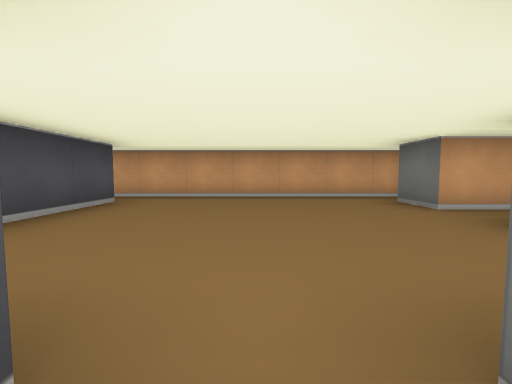
View 1 (above)

22 first-person views from a walk through a cub3D level. The camera is about half as high as the walls, tilts 4° down and sees 90° across. The floor is counted in squares. Each view is taken from the middle of a square. On the plan, view 1 faces up. The plan holds only what a view shows up to about 9 squares ahead; the rest is blank.

View 2
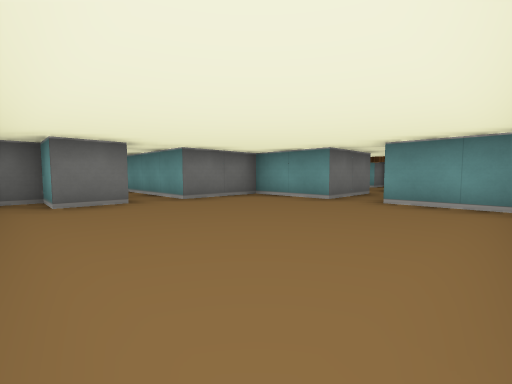

View 3
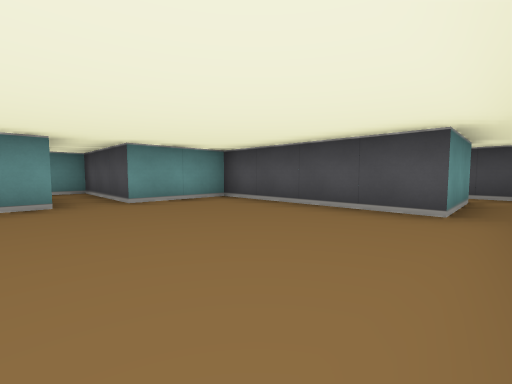

View 4
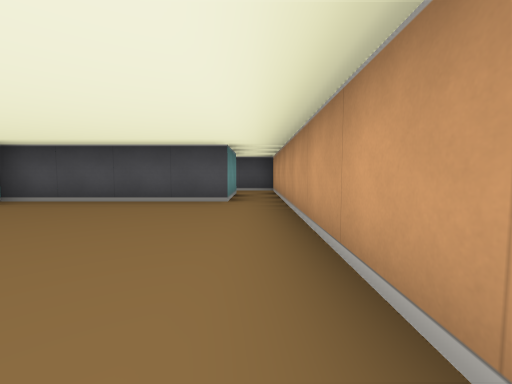

View 5
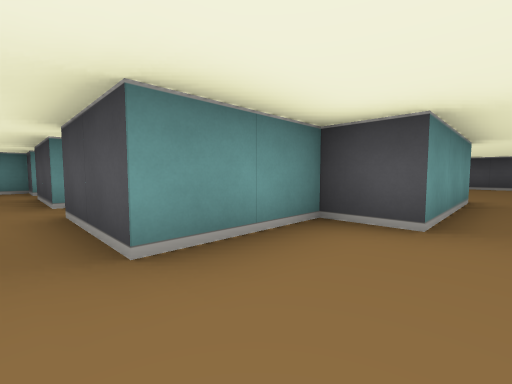

View 6
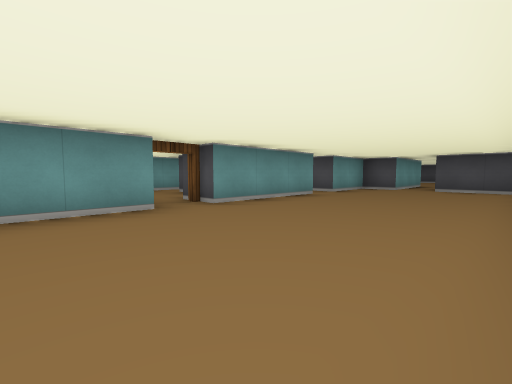

View 7
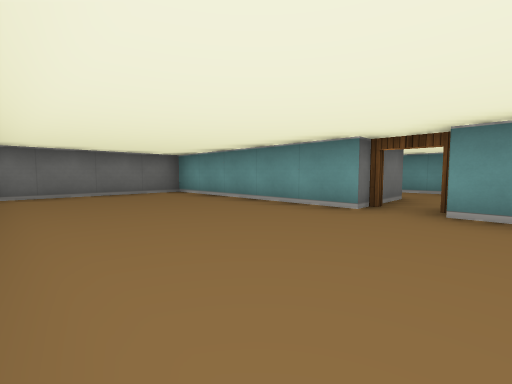

View 8
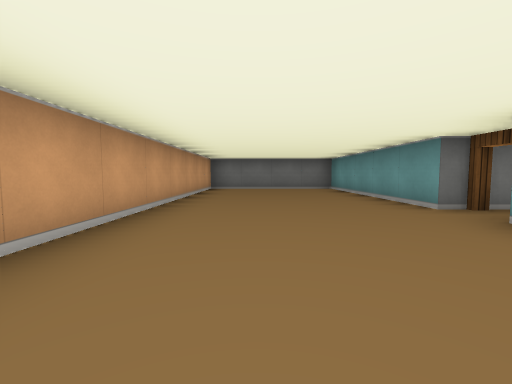

View 9
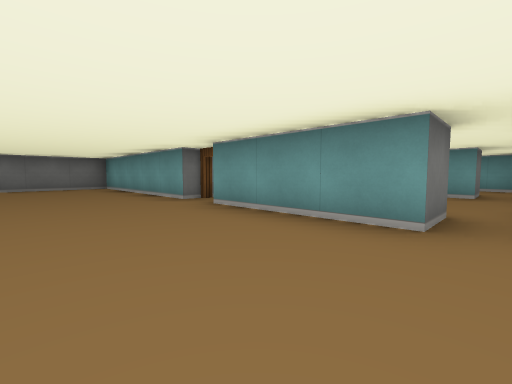

View 10
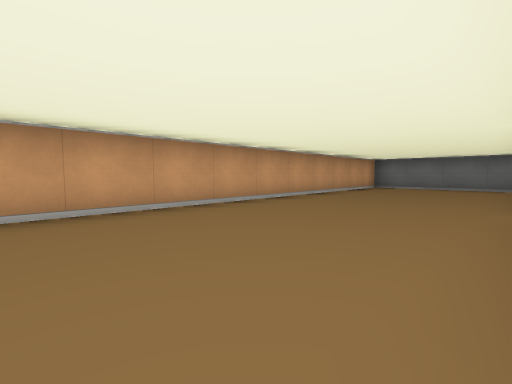

View 11
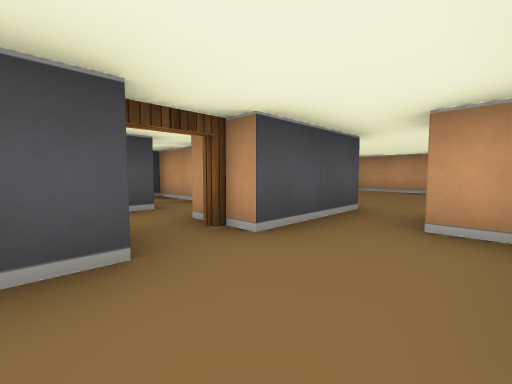

View 12
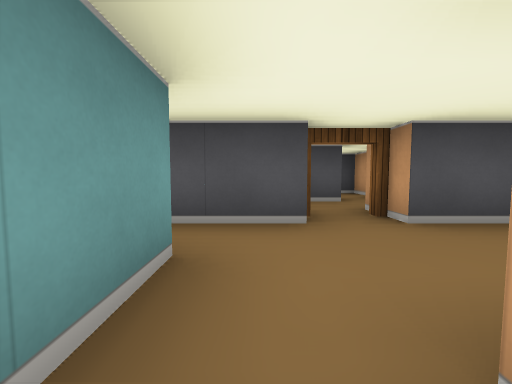

View 13
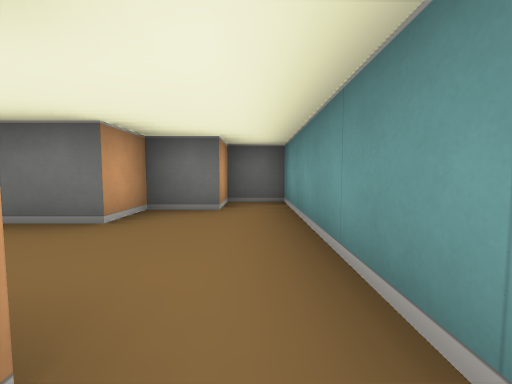

View 14
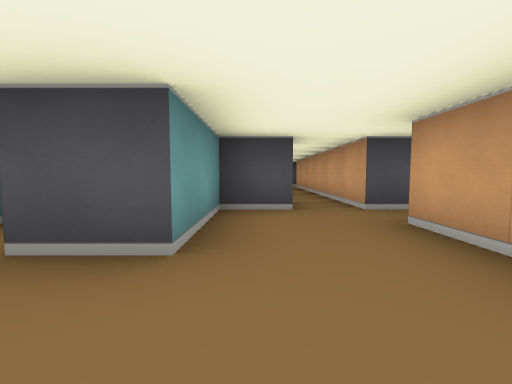

View 15
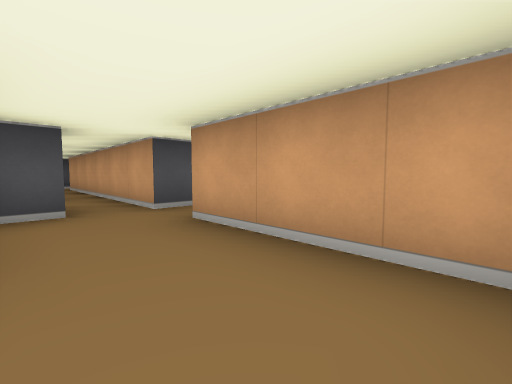

View 16
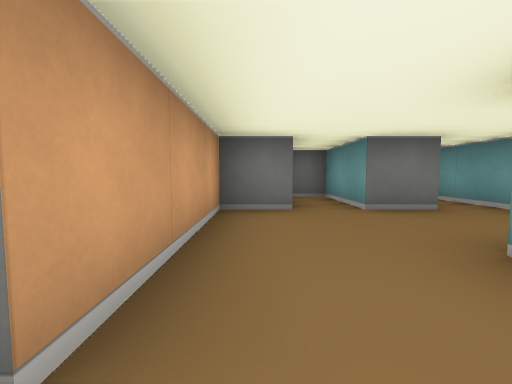

View 17
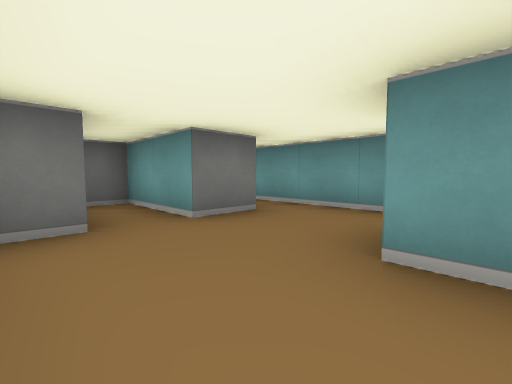

View 18
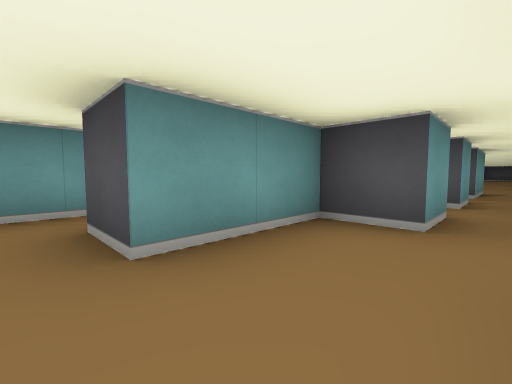

View 19
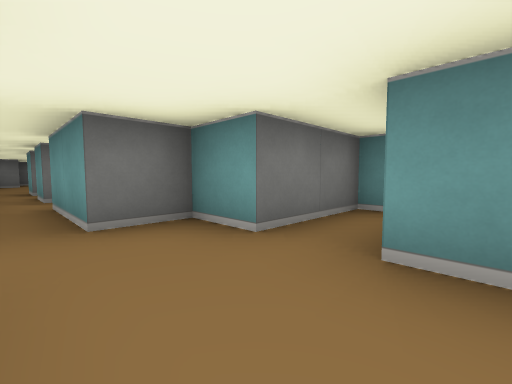

View 20
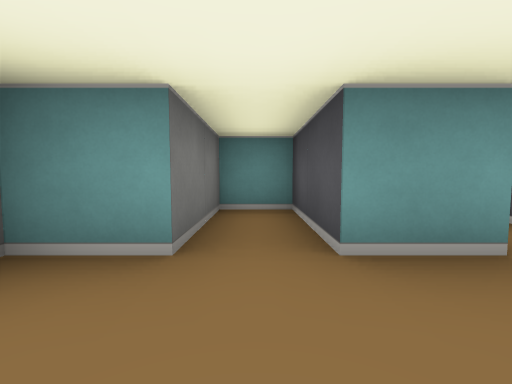

View 21
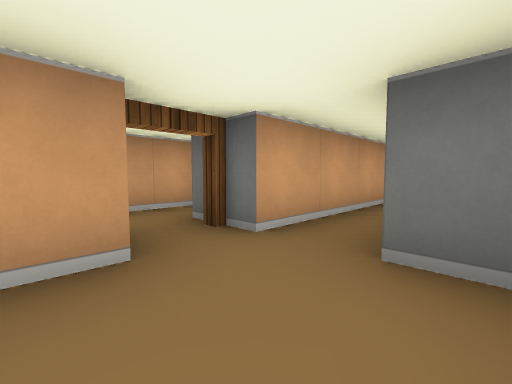

View 22
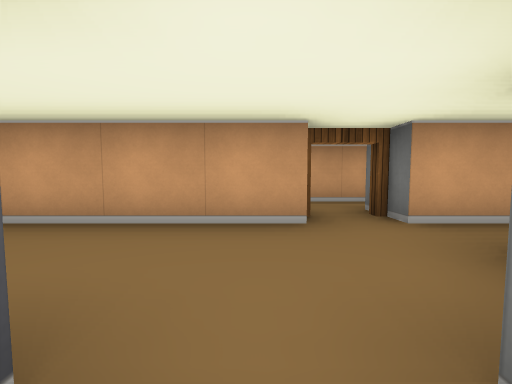

### Floor plan
Points are (right, up) in squares from view 1. A wall is a line through its corners. A room is listed if a view was taken in it or the views show most of it. See-through windows are left out.
Room 1 (views 1, 2, 3, 4)
walls: (-2.5, 4.5) (-2.5, 0.5) (-0.5, 0.5) (-0.5, -1.5); (3.6, 3.5) (2.5, 3.5) (2.5, 4.5) (3.5, 4.5) (3.5, 5.1); (3.1, 5.5) (-2.6, 5.5); (0.5, -1.5) (0.5, 0.5) (2.5, 0.5) (2.5, 2.5) (5.5, 2.5)
ways out: opening at (6, 3) to room 2; opening at (0, -0.5) to room 8; opening at (-3.5, 5)
Room 2 (views 5, 6, 7, 8, 9, 10)
walls: (12.5, 1.5) (17.5, 1.5) (17.5, 5.5) (5.8, 5.5); (8.5, 0.5) (8.5, 1.5) (11.5, 1.5); (5.5, 2.5) (5.5, 1.5) (7.5, 1.5) (7.5, 0.5); (5.5, 5.1) (5.5, 3.5)
ways out: opening at (6, 3) to room 1; opening at (8, 1) to room 3; open door at (12, 1) to room 7
Room 3 (views 11, 12, 13)
walls: (9.1, 0.5) (8.5, 0.5); (7.5, -1.4) (7.5, -3.5); (10.5, -1.5) (9.5, -1.5); (7.5, 0.5) (7.5, -0.5); (8.5, -3.5) (8.5, -2.5) (10.5, -2.5)
ways out: opening at (8, 1) to room 2; opening at (8, -3) to room 5; opening at (10, -2) to room 7; open door at (7, -1)
Room 4 (views 14, 15, 18)
walls: (11.5, -4.6) (11.5, -3.5) (9.5, -3.5); (9.5, -5.5) (9.5, -6.5); (11.5, -6.6) (11.5, -5.5) (13.5, -5.5) (13.5, -4.8)
ways out: opening at (9, -4.5) to room 5; opening at (10.5, -6)
Room 5 (views 16, 17)
walls: (7.5, -3.5) (6.5, -3.5); (9.5, -3.5) (8.5, -3.5); (6.4, -4.5) (7.5, -4.5) (7.5, -5.5) (9.5, -5.5)
ways out: opening at (8, -3) to room 3; opening at (9, -4.5) to room 4; opening at (7, -4)
Room 6 (views 19, 20, 21, 22)
walls: (0.6, -3.5) (-1.5, -3.5); (-1.6, -5.5) (-0.5, -5.5) (-0.5, -7.5) (0.5, -7.5) (0.5, -5.5) (1.5, -5.5) (1.5, -4.5) (3.5, -4.5); (3.5, -3.5) (1.5, -3.5)
ways out: open door at (1, -3) to room 8; opening at (-1, -4.5); opening at (3, -4)
Room 7 (no view inside)
walls: (10.5, -2.5) (14.5, -2.5) (14.5, -1.5) (13.5, -1.5) (13.5, -0.5) (12.5, -0.5) (12.5, 1.5)
ways out: open door at (12, 1) to room 2; opening at (10, -2) to room 3
Room 8 (no view inside)
walls: (2.1, -1.5) (0.9, -1.5); (-0.5, -1.5) (-0.5, -2.5) (0.2, -2.5)
ways out: opening at (0, -0.5) to room 1; open door at (1, -3) to room 6

Positions as (right, up) in squares from view 1, and headings:
1: (0, 0), facing up
2: (-2, 5), facing down-right
3: (1, 5), facing down-left
4: (2, 5), facing left
5: (8, 3), facing down-left
6: (14, 5), facing down-left
7: (11, 5), facing down-right
8: (9, 4), facing right
9: (8, 4), facing down-right
10: (8, 2), facing up-right
11: (9, -2), facing up-left
12: (10, -2), facing left
13: (10, -2), facing right
14: (11, -5), facing left
15: (11, -5), facing up-left
16: (8, -4), facing right
17: (9, -4), facing down-right
18: (10, -4), facing down-left
19: (-1, -4), facing down-right
20: (0, -4), facing down
21: (0, -5), facing up-right
22: (0, -6), facing up
